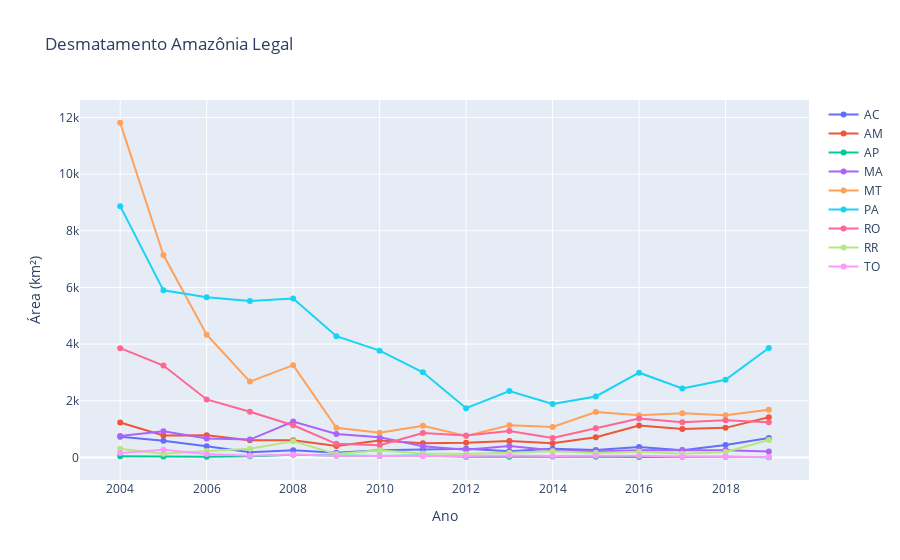

Notebook code cell kept with this figure:
### Code cell
#Grafico com o desmatamento da amazonia por ano de cada estado
estados = ["AC", "AM", "AP", "MA", "MT", "PA", "RO", "RR", "TO"]
dados = []

# criando traces para cada estado
for i in range(len(estados)):
    trace = go.Scatter(x=df["Ano/Estados"], y=df[estados[i]], name=estados[i])
    dados.append(trace)

fig = go.Figure(data=dados)
fig.update_layout(title='Desmatamento Amazônia Legal', xaxis_title='Ano', yaxis_title='Área (km²)')
fig.show()

### Figure 1 — Plotly figure (JSON) as saved in the notebook; plotly's stock layout.template omitted (floating-point values rounded to 4 significant figures)
{"data": [{"name": "AC", "type": "scatter", "x": [2004, 2005, 2006, 2007, 2008, 2009, 2010, 2011, 2012, 2013, 2014, 2015, 2016, 2017, 2018, 2019], "y": [728, 592, 398, 184, 254, 167, 259, 280, 305, 221, 309, 264, 372, 257, 444, 688]}, {"name": "AM", "type": "scatter", "x": [2004, 2005, 2006, 2007, 2008, 2009, 2010, 2011, 2012, 2013, 2014, 2015, 2016, 2017, 2018, 2019], "y": [1232, 775, 788, 610, 604, 405, 595, 502, 523, 583, 500, 712, 1129, 1001, 1045, 1421]}, {"name": "AP", "type": "scatter", "x": [2004, 2005, 2006, 2007, 2008, 2009, 2010, 2011, 2012, 2013, 2014, 2015, 2016, 2017, 2018, 2019], "y": [46, 33, 30, 39, 100, 70, 53, 66, 27, 23, 31, 25, 17, 24, 24, 8]}, {"name": "MA", "type": "scatter", "x": [2004, 2005, 2006, 2007, 2008, 2009, 2010, 2011, 2012, 2013, 2014, 2015, 2016, 2017, 2018, 2019], "y": [755, 922, 674, 631, 1271, 828, 712, 396, 269, 403, 257, 209, 258, 265, 253, 215]}, {"name": "MT", "type": "scatter", "x": [2004, 2005, 2006, 2007, 2008, 2009, 2010, 2011, 2012, 2013, 2014, 2015, 2016, 2017, 2018, 2019], "y": [11814, 7145, 4333, 2678, 3258, 1049, 871, 1120, 757, 1139, 1075, 1601, 1489, 1561, 1490, 1685]}, {"name": "PA", "type": "scatter", "x": [2004, 2005, 2006, 2007, 2008, 2009, 2010, 2011, 2012, 2013, 2014, 2015, 2016, 2017, 2018, 2019], "y": [8870, 5899, 5659, 5526, 5607, 4281, 3770, 3008, 1741, 2346, 1887, 2153, 2992, 2433, 2744, 3862]}, {"name": "RO", "type": "scatter", "x": [2004, 2005, 2006, 2007, 2008, 2009, 2010, 2011, 2012, 2013, 2014, 2015, 2016, 2017, 2018, 2019], "y": [3858, 3244, 2049, 1611, 1136, 482, 435, 865, 773, 932, 684, 1030, 1376, 1243, 1316, 1245]}, {"name": "RR", "type": "scatter", "x": [2004, 2005, 2006, 2007, 2008, 2009, 2010, 2011, 2012, 2013, 2014, 2015, 2016, 2017, 2018, 2019], "y": [311, 133, 231, 309, 574, 121, 256, 141, 124, 170, 219, 156, 202, 132, 195, 617]}, {"name": "TO", "type": "scatter", "x": [2004, 2005, 2006, 2007, 2008, 2009, 2010, 2011, 2012, 2013, 2014, 2015, 2016, 2017, 2018, 2019], "y": [158, 271, 124, 63, 107, 61, 49, 40, 52, 74, 50, 57, 58, 31, 25, 21]}], "layout": {"title": {"text": "Desmatamento Amazônia Legal"}, "xaxis": {"title": {"text": "Ano"}}, "yaxis": {"title": {"text": "Área (km²)"}}}}
